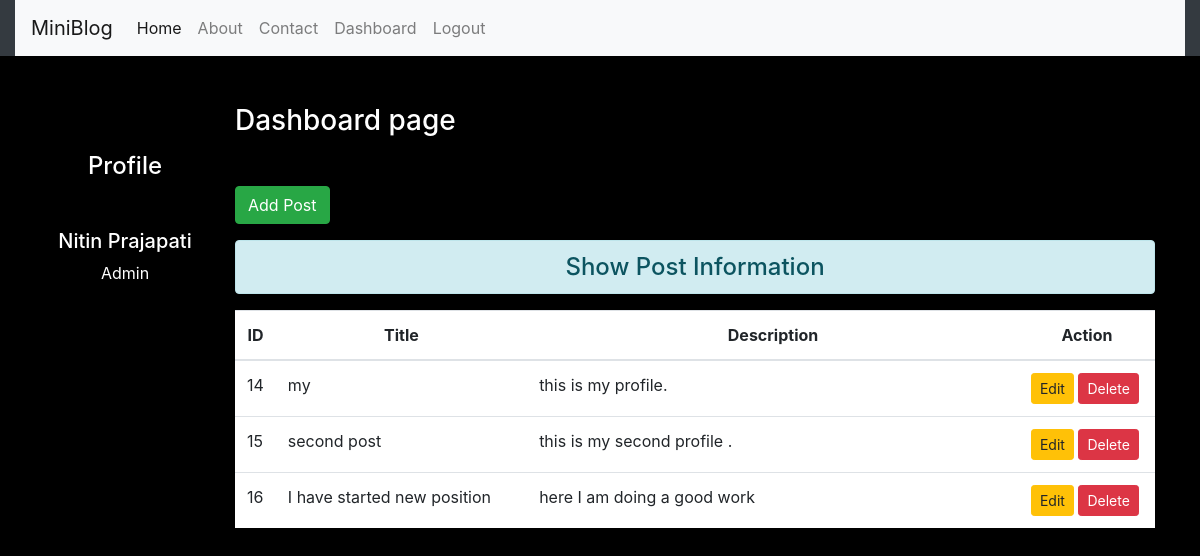
Screenshot of /Dashboard (signed in) with the database file from the repository.
### Blog/models.py (models this page shows)
class Post(models.Model):
    title = models.CharField( max_length=50)
    desc = models.TextField()

### Blog/views.py (the view)
# urls.py: path('Dashboard',views.Dashboard , name='Dashboard'),
def Dashboard(request):
    if request.user.is_authenticated:
        posts = Post.objects.all()
        user = request.user
        print(request.user)
        full_name = user.get_full_name()
        print(user)
        print(full_name)
        gps = user.groups.all()
        return render(request,'Blog/dashboard.html',{'posts':posts ,'full_name':full_name,'groups':gps})
    else:
        return HttpResponseRedirect('Login')

### Blog/templates/Blog/dashboard.html (shortened to what this page needs)
{% extends 'Blog/base.html' %}
{% load static %}
 {% block side %}
   <div class="col-sm-2 text-white my-5 text-center">
    <h4 class="my-5">Profile</h4>
    <h5>{{full_name}}</h5>
    {% for group in groups %}
      <p>{{group.name}}</p>
    {% endfor %}
</div>
{% endblock side %}
{% block content %}
<div class="col-sm-10">
    <h3 class="text-white my-5">Dashboard page</h3>
    <a href = "{% url 'Addpost' %}" class="btn btn-success">Add Post</a>
    <h4 class = "text-center alert alert-info mt-3">Show Post Information</h4>
    {% if posts %}
      <table class="table table-hover bg-white">
          <thead>
              <tr class="text-center">
                  <th scope="col" style="width:2%">ID</th>
                  <th scope="col" style="width:28%">Title</th>
                  <th scope="col" style="width:55%">Description</th>
                  <th scope="col" style="width:15%">Action</th>
              </tr>
          </thead>
          <tbody>
          {% for post in posts %}
              <tr>
                  <td scope="row">{{post.id}}</td>
                  <td scope="row">{{post.title}}</td>
                  <td scope="row">{{post.desc}}</td>
                  <td scope="row">
                     <a href="{% url 'Updatepost' post.id %}" class="btn btn-warning btn-sm">Edit</a>
                     {% if perms.Blog.delete_post %}
                      <form action="{% url 'Deletepost' post.id %}" method="POST" class="d-inline">{% csrf_token %}
                       <input type="submit" class ="btn btn-danger btn-sm" value="Delete">
                     </form>
                     {% endif %}
                  </td>
              </tr>
              {% endfor %}
          </tbody>
      </table>
     {% endif %}
</div>
{% endblock content %}

### Blog/templates/Blog/base.html (shortened to what this page needs)
<!doctype html>
{% load static %}
<html lang="en">
  <head>
    <link rel="stylesheet" href="https://stackpath.bootstrapcdn.com/bootstrap/4.4.1/css/bootstrap.min.css">
    <link rel="stylesheet" href="{% static 'Blog/css/style.css' %}">
    <body>
     <div class="container-fluid bg-dark">
       {% include 'Blog/navbar.html' %}
     </div>
     <div class="container">
       <div class="row">
            {% block side %}
            {% endblock side %}
            {% block content %}
            {% endblock content %}
        </div>
    </div>
    </body>
</html>

### Blog/templates/Blog/navbar.html (shortened to what this page needs)
<nav class="navbar navbar-expand-lg navbar-light bg-light">
  <a class="navbar-brand" href="#">MiniBlog</a>
  <div class="collapse navbar-collapse" id="navbarNav">
    <ul class="navbar-nav">
      <li class="nav-item active">
        <a class="nav-link" href="{% url 'home' %}">Home <span class="sr-only">(current)</span></a>
      </li>
      <li class="nav-item">
        <a class="nav-link" href="{% url 'About' %}">About</a>
      </li>
      <li class="nav-item">
        <a class="nav-link" href="{% url 'Contact' %}">Contact</a>
      </li>
    {% if request.user.is_authenticated %}
      <li class="nav-item">
        <a class="nav-link" href="{% url 'Dashboard' %}">Dashboard</a>
      </li>
       <li class="nav-item">
        <a class="nav-link" href="{% url 'Logout' %}">Logout</a>
      </li>
    {% endif %}
    </ul>
  </div>
</nav>

### Blog/static/Blog/css/style.css (style rules this page uses)
body { background-color: black; color: antiquewhite; }

### rows the page displays
Post: id "14", title "my", desc "this is my profile."
Post: id "15", title "second post", desc "this is my second profile ."
Post: id "16", title "I have started new position", desc "here I am doing a good work"

### other values shown
{{ full_name }} "Nitin Prajapati"
{{ group.name }} "Admin"
